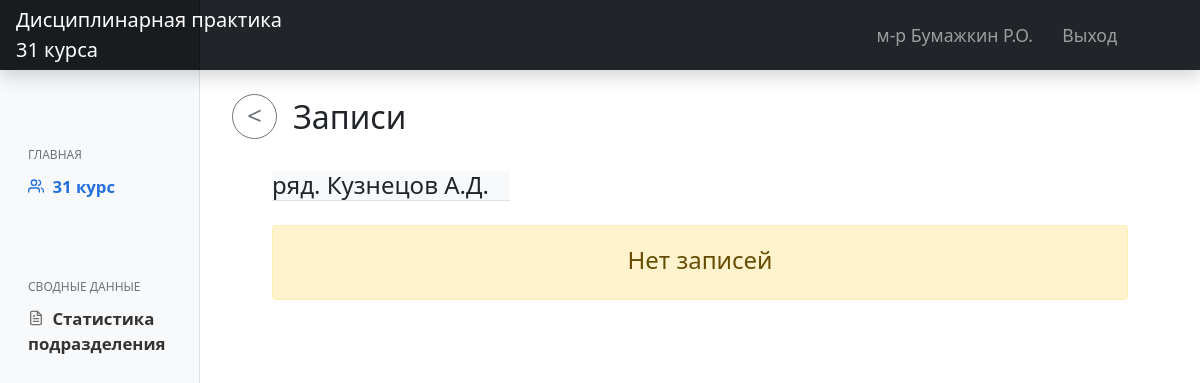
Page /notes/kuznetsov-ad-23464043/ (signed in) on the earlier database version.
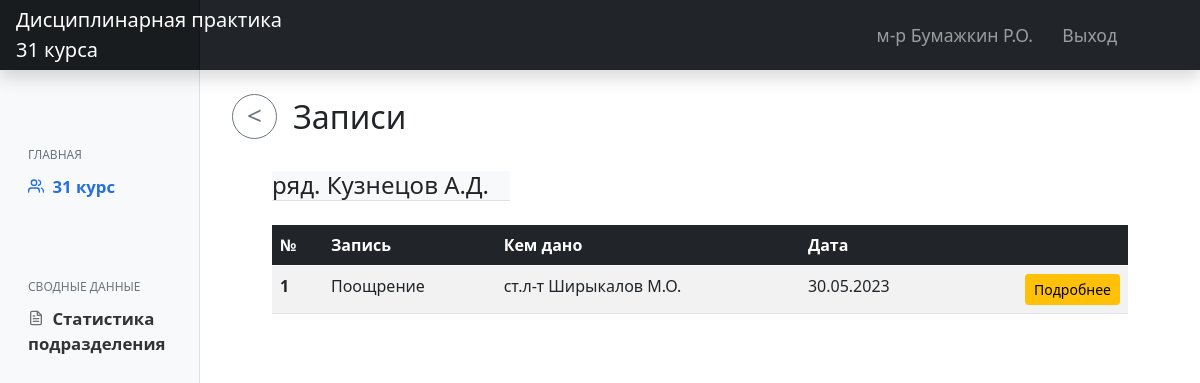
Same page on the later database version.
### main/models.py (models this page shows, shortened)
class CustomUser(AbstractUser):
    LS = 1
    KO = 2
    KG = 3
    KOF = 4
    ST = 5
    NK = 6
    ROLE_CHOICES = (
        (LS, 'Курсант'),
        (KO, 'Командир отделения'),
        (KG, 'Командир группы'),
        (KOF, 'Курсовой офицер'),
        (ST, 'Старшина курса'),
        (NK, 'Начальник курса')
    )
    RANG_CHOICES = (
        ('ряд.', 'Рядовой'),
        ('мл.с-т', 'Мл.Сержант'),
        ('с-т', 'Сержант'),
        ('ст.с-т', 'Ст.Сержант'),
        ('пр-к', 'Прапорщик'),
        ('ст.пр-к', 'Ст.Прапорщик'),
        ('л-т', 'Лейтенант'),
        ('ст.л-т', 'Ст.Лейтенант'),
        ('к-н', 'Капитан'),
        ('м-р', 'Майор'),
        ('п/п-к', 'Подполковник'),
        ('п-к', 'Полковник')
    )
    role = models.PositiveSmallIntegerField('Должность', choices=ROLE_CHOICES, blank=True, null=True)
    first_name = models.CharField('Имя', max_length=50, blank=True, null=True)
    last_name = models.CharField('Фамилия', max_length=50, blank=True, null=True)
    surname = models.CharField('Отчество', max_length=50, blank=True, null=True)
    rang = models.CharField('Воинское звание', choices=RANG_CHOICES, max_length=50, blank=True, null=True)
    category = TreeForeignKey('Category', on_delete=models.PROTECT, related_name='staff', verbose_name='Подразделение',
                              blank=True, null=True)
    slug = models.SlugField(max_length=255, help_text='Заполняется автоматически!', db_index=True, blank=True)
    def get_FIO(self):
        if self.last_name:
            return str(self.rang) + ' ' + str(self.last_name) + ' ' + str(self.first_name[0].upper()) + '.' + str(
                self.surname[0].upper()) + '.'
        else:
            return "'unknown'"

class Category(MPTTModel):
    COURSE_TYPE = "course"
    PLATOON_TYPE = "platoon"
    GROUP_TYPE = "group"
    UNIT_TYPE = "unit"
    type_choices = [
        (COURSE_TYPE, "Курс"),
        (PLATOON_TYPE, "Взвод"),
        (GROUP_TYPE, "Группа"),
        (UNIT_TYPE, "Отделение"),
    ]
    title = models.CharField(max_length=50, unique=True, verbose_name='Название позразделения')
    type = models.CharField(choices=type_choices, max_length=25, verbose_name="Тип категории")
    parent = TreeForeignKey('self', on_delete=models.PROTECT, null=True, blank=True, related_name='children',
                            db_index=True, verbose_name='Родительская категория')
    slug = models.SlugField()
    class MPTTMeta:
        order_insertion_by = ['title']
    class Meta:
        unique_together = [['parent', 'slug']]
        verbose_name = 'Категория'
        verbose_name_plural = 'Категории'

class Note(models.Model):
    TYPENOTE_CHOICES = (
        ('Поощрение', 'Поощрение'),
        ('Взыскание', 'Взыскание'),
        ('Снятие ранее применённого взыскания', 'Снятие ранее применённого взыскания'),
    )
    cadet = models.ForeignKey(settings.AUTH_USER_MODEL, on_delete=models.CASCADE, related_name='notes',
                              verbose_name='Кому')
    type = models.CharField('Вид записи', choices=TYPENOTE_CHOICES, max_length=40)
    who_gave = models.ForeignKey(settings.AUTH_USER_MODEL, on_delete=models.PROTECT, related_name='written_notes',
                                 verbose_name='Кем дано')
    text = models.TextField('Текст записи')
    date = models.DateTimeField('Дата', default=datetime.now())
    check_active = models.BooleanField('Активно', default=True)
    slug = models.SlugField(max_length=255, unique=True, db_index=True, blank=True)
    class Meta:
        verbose_name = 'Запись'
        verbose_name_plural = 'Записи'

### main/views.py (the view)
# urls.py: path('notes/<slug:slug>/', UserNotesListView.as_view(), name='view_user_notes'),
class UserNotesListView(LoginRequiredMixin, ListView):
    model = Note
    context_object_name = 'user_notes'
    template_name = 'main/user_notes.html'
    def get_queryset(self):
        slug = self.kwargs["slug"]
        user = CustomUser.objects.filter(slug=slug).first()
        notes = user.notes.all()
        return notes
    def get_context_data(self, **kwargs):
        context = super().get_context_data(**kwargs)
        slug = self.kwargs["slug"]
        user = CustomUser.objects.filter(slug=slug).first()
        context["user"] = user
        return context

### main/templates/main/user_notes.html (shortened to what this page needs)
{% extends 'main/layout.html' %}
{% load static %}
{% block content %}
    <h2 class="mt-4 ms-2"><a onclick="history.back();"><button class="btn btn-outline-secondary btn-circle btn-sm mb-2 me-3"><</button></a>Записи</h2>
    <h4 class="mt-4 mx-5 bg-light w-25 border-bottom">{{ user.get_FIO }}</h4>
    {% if user_notes %}
    <div class="table-responsive mt-4 mx-5">
        <table class="table table-striped">
            <thead class="table-dark">
            <tr>
                <th scope="col">№</th>
                <th scope="col">Запись</th>
                <th scope="col">Кем дано</th>
                <th scope="col">Дата</th>
                <th scope="col"></th>
            </tr>
            </thead>
            <tbody>
            {% for note in user_notes %}
                <tr>
                    <th scope="row">{{ forloop.counter }}</th>
                    <td>{{ note.type }}</td>
                    <td>{{ note.who_gave.get_FIO }}</td>
                    <td>{{ note.date|date:"d.m.Y" }}</td>
                    <td class="text-end"><a class="btn btn-sm btn-warning" href="{% url 'user_note_detail' slug=note.slug %}">Подробнее</a></td>
                </tr>
            {% endfor %}
            </tbody>
        </table>
    </div>
    {% else %}
        <div class="alert alert-warning text-center mt-4 mx-5" role="alert">
            <h4 class="mt-1">Нет записей</h4>
        </div>
    {% endif %}
{% endblock %}

### main/templates/main/layout.html (shortened to what this page needs)
{% load static %}
<!DOCTYPE html>
<html lang="ru">
<head>
    <link rel="stylesheet" href="{% static 'main/css/main.css' %}">
    <link rel="stylesheet" href="{% static 'main/css/bootstrap.min.css' %}">
    <link href="{% static 'main/js/main.js' %}" rel="stylesheet">
  </head>
  <body>
  <header class="navbar navbar-dark sticky-top bg-dark flex-md-nowrap p-0 shadow">
      <a href="{% url 'home' %}" class="navbar-brand col-md-3 col-lg-2 me-0 px-3 text-start">Дисциплинарная практика<br>31 курса</a>
      <div class="navbar-nav">
          <div class="row row-cols-2 mx-2 gx-5">
              <div class="nav-item text-nowrap">
                  <a class="nav-link nav-el">{{ request.user.get_FIO }}</a>
              </div>
              <div class="nav-item text-nowrap">
                  <a class="nav-link nav-el px-3" href="{% url 'logout' %}">Выход</a>
              </div>
          </div>
      </div>
  </header>
  <div class="container-fluid">
      <div class="row">
          <nav id="sidebarMenu" class="col-md-3 col-lg-2 d-md-block bg-light sidebar collapse">
              <div class="position-sticky pt-5">
                  <h6 class="sidebar-heading d-flex justify-content-between align-items-center px-3 mb-1 text-muted">
                      Главная</h6>
                  <ul class="nav flex-column">
                      {% if request.user.role > 1 %}
                      <li class="nav-item">
                          <a class="nav-link active" aria-current="page" href="{% url 'view_group_content' %}">
                              <span data-feather="users"></span>
                              {{ request.user.category.title }}
                          </a>
                      </li>
                      {% endif %}
                  </ul>
                  <h6 class="sidebar-heading d-flex justify-content-between align-items-center px-3 pt-5 mt-4 mb-1 text-muted">
                      сводные данные</h6>
                  <ul class="nav flex-column mb-2">
                      <li class="nav-item">
                          <a class="nav-link" href="{% url 'statistica' %}">
                              <span data-feather="file-text"></span>
                              Статистика подразделения
                          </a>
                      </li>
                  </ul>
              </div>
    </nav>
    <main class="col-md-9 ms-sm-auto col-lg-10 px-md-4">
        {% block content %}{% endblock %}
    </main>
  </div>
</div>
  </body>
</html>

### main/static/main/css/main.css (style rules this page uses)
body { font-size: .875rem; }
.feather { width: 16px; height: 16px; vertical-align: text-bottom; }
.sidebar { position: fixed; top: 0; bottom: 0; left: 0; z-index: 100; padding: 100px 0 0; box-shadow: inset -1px 0 0 rgba(0, 0, 0, .1); }
.sidebar .nav-link { font-weight: 600; color: #333; font-size: 1.05rem; }
.sidebar .nav-link .feather { margin-right: 4px; margin-bottom: 4px; color: #727272; }
.sidebar .nav-link { transition: transform .3s ease-out; }
.sidebar .nav-link.active { color: #2470dc; }
.sidebar .nav-link:hover .feather, .sidebar .nav-link.active .feather { color: inherit; }
.sidebar-heading { font-size: .75rem; text-transform: uppercase; }
.navbar-brand { padding-top: .75rem; padding-bottom: .75rem; font-size: 1.15rem; background-color: rgba(0, 0, 0, .25); box-shadow: inset -1px 0 0 rgba(0, 0, 0, .25); }
.nav-el { font-size: 1.1rem; }
.btn-circle.btn-sm { width: 45px; height: 45px; padding-top: 0px; padding-bottom: 3px; border-radius: 60px; font-size: 26px; text-align: center; }

Differences in the rows shown:
added Note: type "Поощрение", who_gave.get_FIO "ст.л-т Ширыкалов М.О.", date "30.05.2023"
Other differences:
text no longer shown: "Нет записей"
text now shown: "№ Запись Кем дано Дата"
